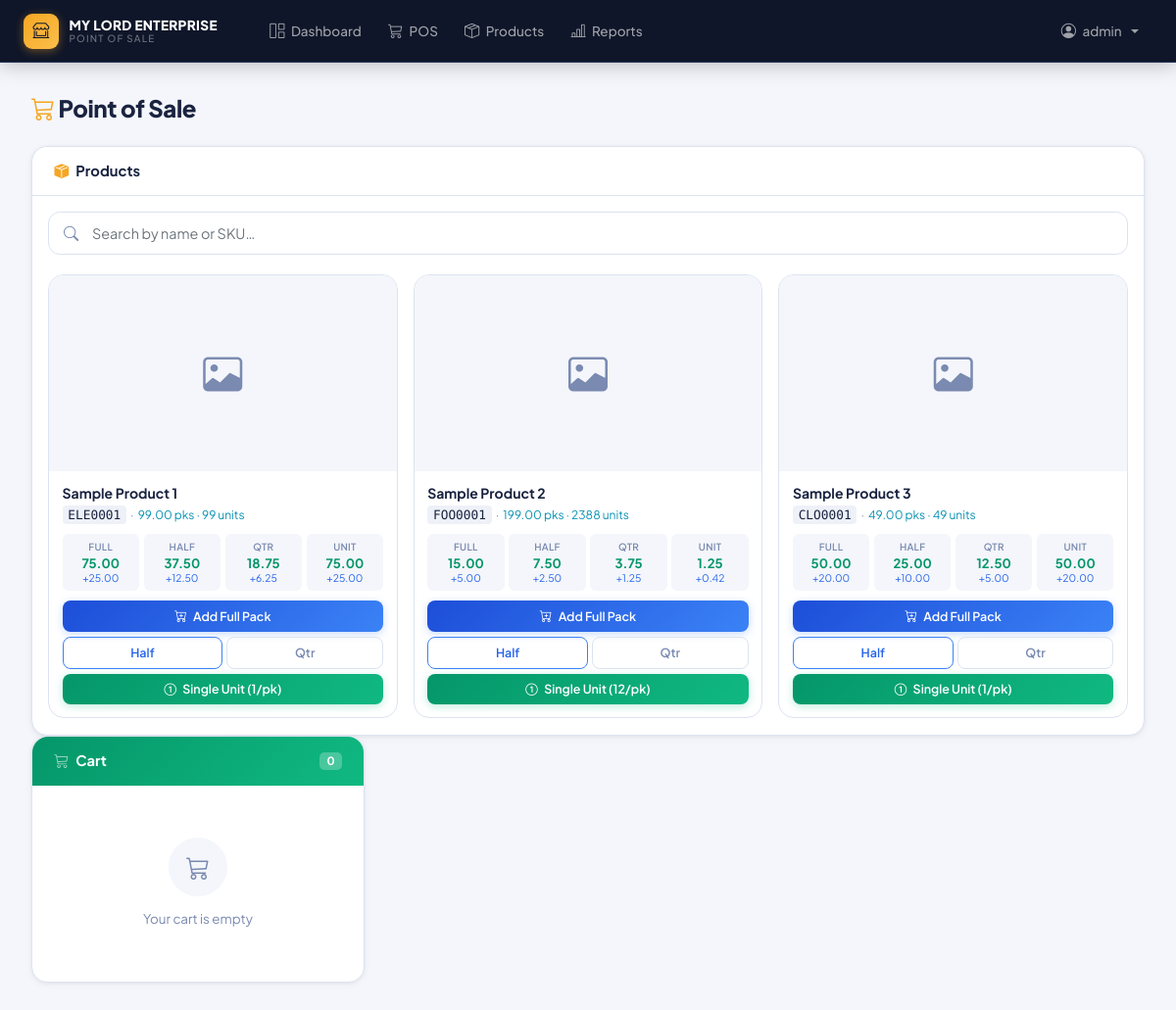
The page /pos/ (signed in) on the database as committed earlier.
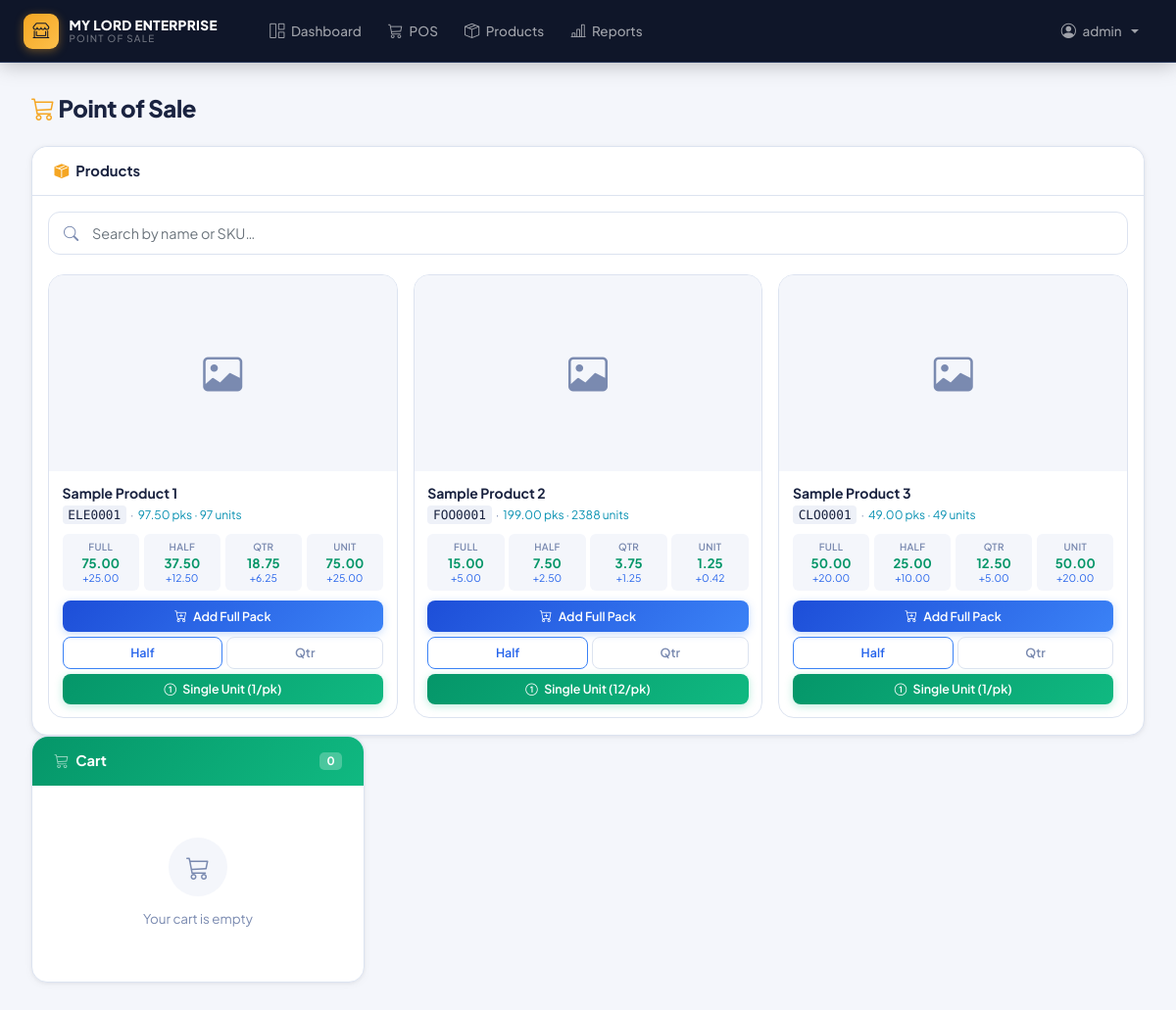
The same page on the database as committed later.
### app/models.py (models this page shows, shortened)
class Product(db.Model):
    id = db.Column(db.Integer, primary_key=True)
    sku = db.Column(db.String(20), unique=True, nullable=False, index=True)
    name = db.Column(db.String(100), nullable=False)
    category = db.Column(db.String(50), nullable=False, index=True)
    description = db.Column(db.Text)
    purchase_price = db.Column(db.Numeric(10, 2), nullable=False)
    full_price = db.Column(db.Numeric(10, 2), nullable=False)
    half_price = db.Column(db.Numeric(10, 2), nullable=True)
    price = db.Column(db.Numeric(10, 2), nullable=False)  # For backward compatibility
    units_per_pack = db.Column(db.Integer, default=1, nullable=False)  # How many units in a full pack
    unit_price = db.Column(db.Numeric(10, 2), nullable=True)  # Price per single unit (retail)
    quantity = db.Column(db.Numeric(10, 2), nullable=False, default=0)
    image_filename = db.Column(db.String(255), nullable=True)
    image_path = db.Column(db.String(500), nullable=True)
    created_at = db.Column(db.DateTime, nullable=False, default=datetime.utcnow)
    updated_at = db.Column(db.DateTime, default=datetime.utcnow, onupdate=datetime.utcnow)
    sale_items = db.relationship('SaleItem', backref='product', lazy=True)
    CATEGORIES = [
        ('electronics', 'Electronics'),
        ('clothing', 'Clothing'),
        ('food', 'Food & Beverages'),
        ('beauty', 'Beauty & Personal Care'),
        ('books', 'Books & Stationery'),
        ('home', 'Home & Garden'),
        ('sports', 'Sports & Recreation'),
        ('automotive', 'Automotive'),
        ('toys', 'Toys & Games'),
        ('health', 'Health & Wellness'),
        ('jewelry', 'Jewelry & Accessories'),
        ('music', 'Music & Instruments'),
        ('pets', 'Pet Supplies'),
        ('office', 'Office Supplies'),
        ('tools', 'Tools & Hardware'),
        ('other', 'Other')
    ]
    ALLOWED_IMAGE_EXTENSIONS = {'png', 'jpg', 'jpeg', 'gif', 'webp'}
    MAX_IMAGE_SIZE = 10 * 1024 * 1024  # 10MB
    @property
    def has_image(self):
        return self.image_filename is not None and self.image_path is not None
    @property
    def total_units_available(self):
        return float(self.quantity) * self.units_per_pack
    def get_price_for_unit(self, unit_type='full'):
        if unit_type == 'unit':
            return self.calculated_unit_price
        elif unit_type == 'half':
            return self.half_price if self.half_price else (self.full_price / Decimal('2'))
        elif unit_type == 'quarter':
            return self.full_price / Decimal('4')
        else:  # full
            return self.full_price
    def get_profit_for_unit(self, unit_type='full'):
        selling_price = self.get_price_for_unit(unit_type)
        if unit_type == 'unit':
            cost = self.purchase_price / Decimal(str(self.units_per_pack))
        elif unit_type == 'half':
            cost = self.purchase_price / Decimal('2')
        elif unit_type == 'quarter':
            cost = self.purchase_price / Decimal('4')
        else:  # full
            cost = self.purchase_price
        return selling_price - cost
    @property
    def quarter_price(self):
        return self.full_price / Decimal('4')
    @property
    def calculated_unit_price(self):
        if self.unit_price:
            return self.unit_price
        return self.full_price / Decimal(str(self.units_per_pack))

### app/pos.py (the view)
@bp.route('/')
@login_required
def pos_page():
    products = Product.query.filter(Product.quantity > 0).order_by(Product.name).all()
    continue_sale_id = session.get('continue_sale_id')
    if continue_sale_id:
        session.pop('continue_sale_id', None)
        return render_template('pos/pos.html', products=products, continue_sale_id=continue_sale_id)
    return render_template('pos/pos.html', products=products)

### app/models.py (called while the page is built)
    def needs_password_change(self):
        return self.must_change_password or self.is_temporary_password

    def is_admin(self):
        return self.role == 'admin'

    def is_manager(self):
        return self.role in ['admin', 'manager']

### app/templates/pos/pos.html (shortened to what the changed rows need)
{% extends "base.html" %}
{% block content %}
<div class="d-flex justify-content-between align-items-center mb-3">
    <div>
        <h2 style="font-size:1.5rem;font-weight:800;color:var(--text-primary);letter-spacing:-0.4px">
            <i class="bi bi-cart3" style="color:var(--gold)"></i> Point of Sale
        </h2>
    </div>
</div>
<div class="pos-layout">
    <div class="pos-products">
        <div class="card">
            <div class="card-body">
                <div class="row g-3" id="productsContainer">
                    {% for product in products %}
                    <div class="col-md-6 col-lg-4 product-item" data-name="{{ product.name.lower() }}" data-sku="{{ product.sku.lower() }}">
                        <div class="card product-card h-100">
                            {% if product.has_image %}
                            <img src="{{ product.image_url }}" class="card-img-top" alt="{{ product.name }}">
                            {% else %}
                            <div class="card-img-top bg-light">
                                <i class="bi bi-image text-muted" style="font-size:2.5rem"></i>
                            </div>
                            {% endif %}
                            <div class="card-body">
                                <h6 class="card-title text-truncate" title="{{ product.name }}">{{ product.name }}</h6>
                                <div style="font-size:0.75rem;color:var(--text-muted);margin-bottom:0.4rem">
                                    <code>{{ product.sku }}</code>
                                    &nbsp;·&nbsp;
                                    <span style="color:#0891b2">{{ product.quantity }} pks · {{ product.total_units_available|int }} units</span>
                                </div>
                                <div class="price-grid">
                                    <div class="price-cell">
                                        <div class="pc-label">Full</div>
                                        <div class="pc-price">{{ "%.2f"|format(product.full_price) }}</div>
                                        <div class="pc-profit">+{{ "%.2f"|format(product.get_profit_for_unit('full')) }}</div>
                                    </div>
                                    <div class="price-cell">
                                        <div class="pc-label">Half</div>
                                        <div class="pc-price">{{ "%.2f"|format(product.half_price) }}</div>
                                        <div class="pc-profit">+{{ "%.2f"|format(product.get_profit_for_unit('half')) }}</div>
                                    </div>
                                    <div class="price-cell">
                                        <div class="pc-label">Qtr</div>
                                        <div class="pc-price">{{ "%.2f"|format(product.quarter_price) }}</div>
                                        <div class="pc-profit">+{{ "%.2f"|format(product.get_profit_for_unit('quarter')) }}</div>
                                    </div>
                                    <div class="price-cell">
                                        <div class="pc-label">Unit</div>
                                        <div class="pc-price">{{ "%.2f"|format(product.calculated_unit_price) }}</div>
                                        <div class="pc-profit">+{{ "%.2f"|format(product.get_profit_for_unit('unit')) }}</div>
                                    </div>
                                </div>
                                <div class="cart-btns">
                                    <button class="btn btn-primary add-to-cart-btn"
                                            data-product-id="{{ product.id }}"
                                            data-product-name="{{ product.name }}"
                                            data-product-price="{{ product.full_price }}"
                                            data-product-stock="{{ product.quantity }}"
                                            data-product-sku="{{ product.sku }}"
                                            data-unit-type="full"
                                            data-profit="{{ product.get_profit_for_unit('full') }}"
                                            data-units-per-pack="{{ product.units_per_pack }}"
                                            {% if product.quantity == 0 %}disabled{% endif %}>
                                        <i class="bi bi-cart-plus"></i> Add Full Pack
                                    </button>
                                    <div class="d-flex gap-1">
                                        <button class="btn btn-outline-primary flex-fill add-to-cart-btn"
                                                data-product-id="{{ product.id }}"
                                                data-product-name="{{ product.name }}"
                                                data-product-price="{{ product.half_price }}"
                                                data-product-stock="{{ product.quantity }}"
                                                data-product-sku="{{ product.sku }}"
                                                data-unit-type="half"
                                                data-profit="{{ product.get_profit_for_unit('half') }}"
                                                data-units-per-pack="{{ product.units_per_pack }}"
                                                {% if product.quantity == 0 %}disabled{% endif %}>Half</button>
                                        <button class="btn btn-outline-secondary flex-fill add-to-cart-btn"
                                                data-product-id="{{ product.id }}"
                                                data-product-name="{{ product.name }}"
                                                data-product-price="{{ product.quarter_price }}"
                                                data-product-stock="{{ product.quantity }}"
                                                data-product-sku="{{ product.sku }}"
                                                data-unit-type="quarter"
                                                data-profit="{{ product.get_profit_for_unit('quarter') }}"
                                                data-units-per-pack="{{ product.units_per_pack }}"
                                                {% if product.quantity == 0 %}disabled{% endif %}>Qtr</button>
                                    </div>
                                    <button class="btn btn-success add-to-cart-btn"
                                            data-product-id="{{ product.id }}"
                                            data-product-name="{{ product.name }}"
                                            data-product-price="{{ product.calculated_unit_price }}"
                                            data-product-stock="{{ product.quantity }}"
                                            data-product-sku="{{ product.sku }}"
                                            data-unit-type="unit"
                                            data-profit="{{ product.get_profit_for_unit('unit') }}"
                                            data-units-per-pack="{{ product.units_per_pack }}"
                                            data-total-units="{{ product.total_units_available|int }}"
                                            {% if product.quantity == 0 %}disabled{% endif %}>
                                        <i class="bi bi-1-circle"></i> Single Unit ({{ product.units_per_pack }}/pk)
                                    </button>
                                </div>
                            </div>
                        </div>
                    </div>
                    {% endfor %}
                </div>
            </div>
        </div>
    </div>
</div>
{% endblock %}

Rows that differ between the two databases and show on the page:
changed Product "Sample Product 1": quantity "99.00" → "97.50"; total_units_available "99" → "97"
